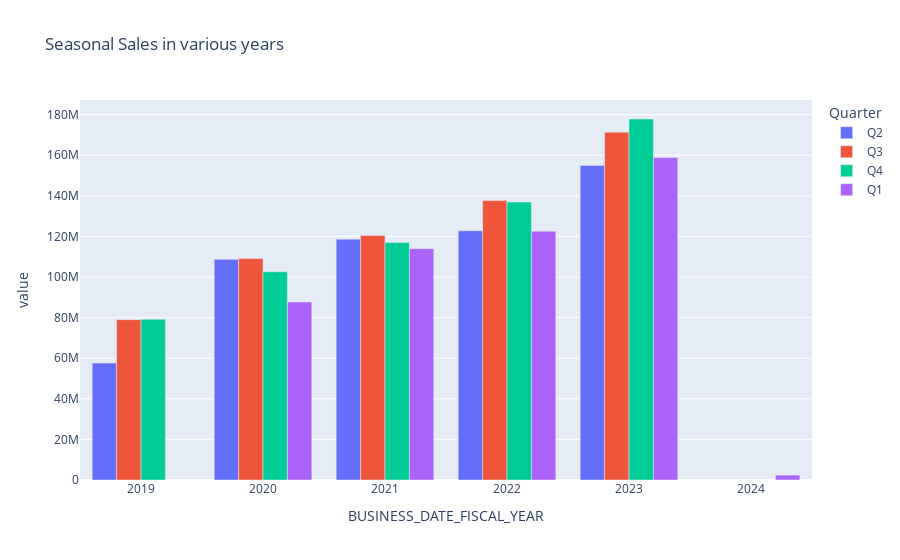

This figure's notebook cell:
### Code cell
#plot the seasonal dependency
season_df = comp_df.groupby(['BUSINESS_DATE_FISCAL_YEAR','Quarter'])[['PY_NET_SALES_FINAL_USD_AMOUNT','NET_SALES_FINAL_USD_AMOUNT']].sum().reset_index()
fig = px.bar(season_df,'BUSINESS_DATE_FISCAL_YEAR',y=['NET_SALES_FINAL_USD_AMOUNT'],title='Seasonal Sales in various years',color='Quarter',barmode='group')
fig.show()


#Summer and Fall have the greatest footfall followed by winter and spring

### Figure 1 — Plotly figure (JSON) as saved in the notebook; plotly's stock layout.template omitted (floating-point values rounded to 4 significant figures)
{"data": [{"alignmentgroup": "True", "hovertemplate": "Quarter=Q2<br>BUSINESS_DATE_FISCAL_YEAR=%{x}<br>value=%{y}<extra></extra>", "legendgroup": "Q2", "marker": {"color": "#636efa", "pattern": {"shape": ""}}, "name": "Q2", "offsetgroup": "Q2", "orientation": "v", "showlegend": true, "textposition": "auto", "type": "bar", "x": [2019, 2020, 2021, 2022, 2023], "xaxis": "x", "y": [57600000.0, 108700000.0, 118600000.0, 122800000.0, 154900000.0], "yaxis": "y"}, {"alignmentgroup": "True", "hovertemplate": "Quarter=Q3<br>BUSINESS_DATE_FISCAL_YEAR=%{x}<br>value=%{y}<extra></extra>", "legendgroup": "Q3", "marker": {"color": "#EF553B", "pattern": {"shape": ""}}, "name": "Q3", "offsetgroup": "Q3", "orientation": "v", "showlegend": true, "textposition": "auto", "type": "bar", "x": [2019, 2020, 2021, 2022, 2023], "xaxis": "x", "y": [79000000.0, 109100000.0, 120400000.0, 137600000.0, 171400000.0], "yaxis": "y"}, {"alignmentgroup": "True", "hovertemplate": "Quarter=Q4<br>BUSINESS_DATE_FISCAL_YEAR=%{x}<br>value=%{y}<extra></extra>", "legendgroup": "Q4", "marker": {"color": "#00cc96", "pattern": {"shape": ""}}, "name": "Q4", "offsetgroup": "Q4", "orientation": "v", "showlegend": true, "textposition": "auto", "type": "bar", "x": [2019, 2020, 2021, 2022, 2023], "xaxis": "x", "y": [79200000.0, 102600000.0, 117000000.0, 137000000.0, 177800000.0], "yaxis": "y"}, {"alignmentgroup": "True", "hovertemplate": "Quarter=Q1<br>BUSINESS_DATE_FISCAL_YEAR=%{x}<br>value=%{y}<extra></extra>", "legendgroup": "Q1", "marker": {"color": "#ab63fa", "pattern": {"shape": ""}}, "name": "Q1", "offsetgroup": "Q1", "orientation": "v", "showlegend": true, "textposition": "auto", "type": "bar", "x": [2020, 2021, 2022, 2023, 2024], "xaxis": "x", "y": [87750000.0, 114000000.0, 122600000.0, 158900000.0, 2413000.0], "yaxis": "y"}], "layout": {"barmode": "group", "legend": {"title": {"text": "Quarter"}, "tracegroupgap": 0}, "title": {"text": "Seasonal Sales in various years"}, "xaxis": {"anchor": "y", "domain": [0, 1], "title": {"text": "BUSINESS_DATE_FISCAL_YEAR"}}, "yaxis": {"anchor": "x", "domain": [0, 1], "title": {"text": "value"}}}}
